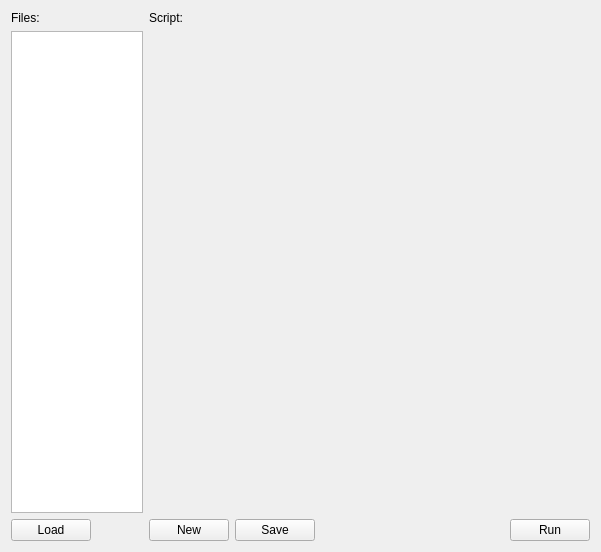
<?xml version="1.0" encoding="UTF-8"?>
<ui version="4.0">
 <class>Form</class>
 <widget class="QWidget" name="Form">
  <property name="geometry">
   <rect>
    <x>0</x>
    <y>0</y>
    <width>601</width>
    <height>552</height>
   </rect>
  </property>
  <property name="acceptDrops">
   <bool>false</bool>
  </property>
  <property name="windowTitle">
   <string>Scripts</string>
  </property>
  <layout class="QVBoxLayout" name="verticalLayout">
   <item>
    <layout class="QGridLayout" name="gridLayout" columnstretch="3,10">
     <item row="2" column="0">
      <layout class="QHBoxLayout" name="horizontalLayout_2">
       <item>
        <widget class="QPushButton" name="pushButtonLoad">
         <property name="text">
          <string>Load</string>
         </property>
        </widget>
       </item>
       <item>
        <spacer name="horizontalSpacer_2">
         <property name="orientation">
          <enum>Qt::Horizontal</enum>
         </property>
         <property name="sizeHint" stdset="0">
          <size>
           <width>40</width>
           <height>20</height>
          </size>
         </property>
        </spacer>
       </item>
      </layout>
     </item>
     <item row="2" column="1">
      <layout class="QHBoxLayout" name="horizontalLayout">
       <item>
        <widget class="QPushButton" name="pushButtonNew">
         <property name="text">
          <string>New</string>
         </property>
        </widget>
       </item>
       <item>
        <widget class="QPushButton" name="pushButtonSave">
         <property name="text">
          <string>Save</string>
         </property>
        </widget>
       </item>
       <item>
        <spacer name="horizontalSpacer">
         <property name="orientation">
          <enum>Qt::Horizontal</enum>
         </property>
         <property name="sizeHint" stdset="0">
          <size>
           <width>40</width>
           <height>20</height>
          </size>
         </property>
        </spacer>
       </item>
       <item>
        <widget class="QPushButton" name="pushButtonRun">
         <property name="text">
          <string>Run</string>
         </property>
        </widget>
       </item>
      </layout>
     </item>
     <item row="0" column="1">
      <widget class="QLabel" name="label_2">
       <property name="text">
        <string>Script:</string>
       </property>
      </widget>
     </item>
     <item row="1" column="0">
      <widget class="QListWidget" name="listWidgetFiles">
       <property name="acceptDrops">
        <bool>true</bool>
       </property>
       <property name="dragEnabled">
        <bool>false</bool>
       </property>
       <property name="dragDropMode">
        <enum>QAbstractItemView::DragDrop</enum>
       </property>
      </widget>
     </item>
     <item row="0" column="0">
      <widget class="QLabel" name="label">
       <property name="text">
        <string>Files:</string>
       </property>
      </widget>
     </item>
    </layout>
   </item>
  </layout>
 </widget>
 <resources/>
 <connections/>
</ui>
